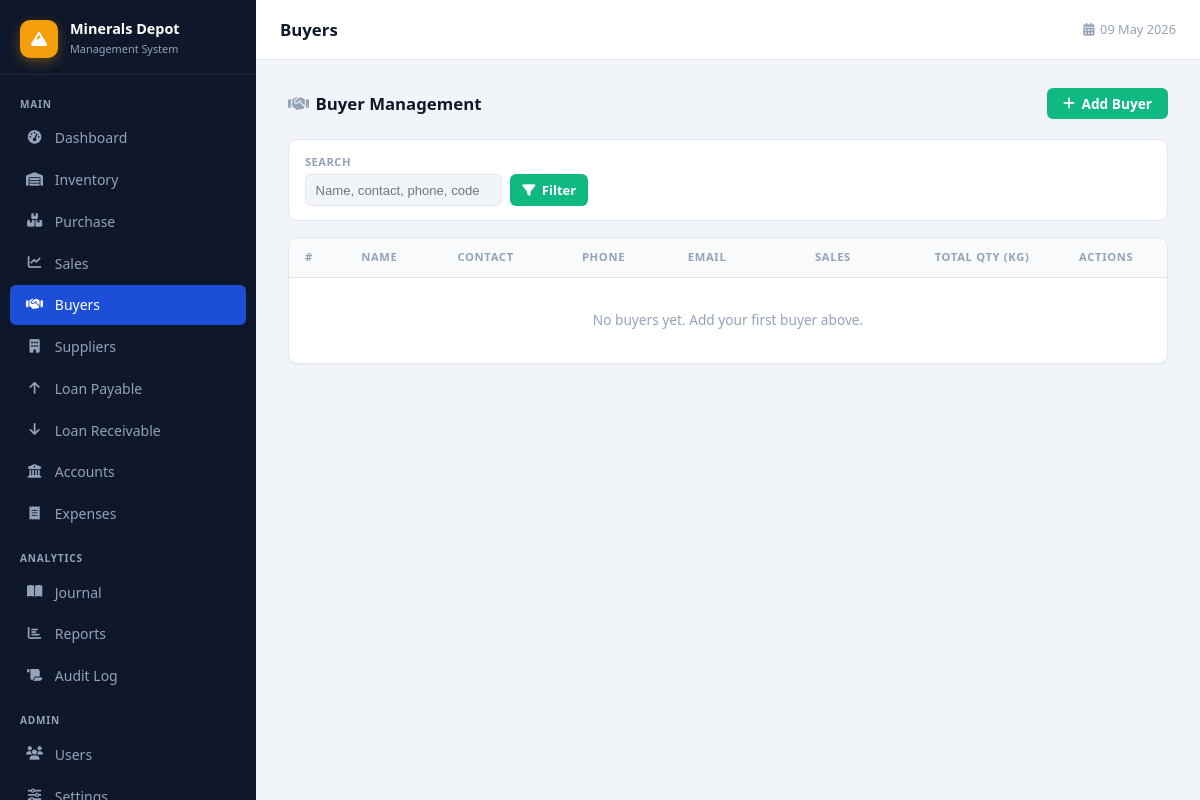
The app's page /buyers.php (signed in), older data.
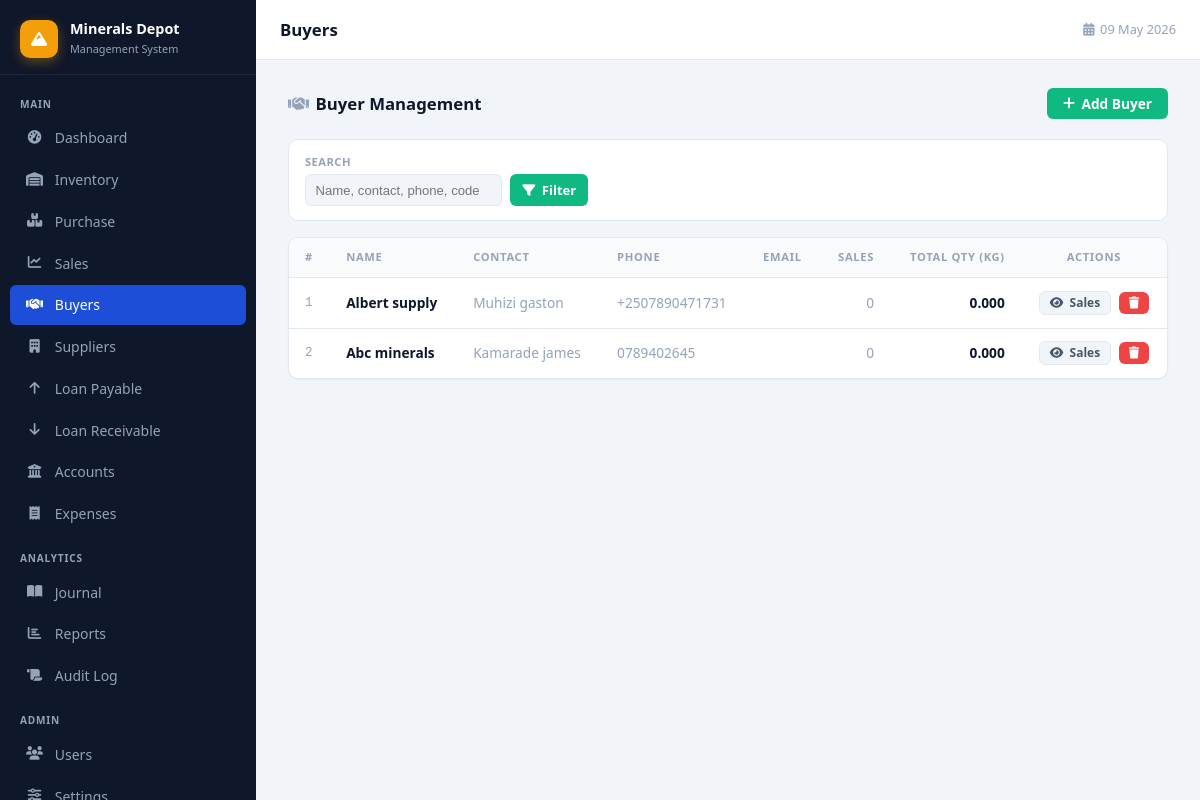
The same page, newer data.
### tables this page shows
CREATE TABLE `buyers` (
  `id` int(11) NOT NULL,
  `buyer_code` varchar(30) NOT NULL,
  `name` varchar(255) NOT NULL,
  `contact` varchar(100) DEFAULT NULL,
  `phone` varchar(50) DEFAULT NULL,
  `email` varchar(100) DEFAULT NULL,
  `address` text DEFAULT NULL,
  `created_at` timestamp NOT NULL DEFAULT current_timestamp()
);

### buyers.php (the view, shortened to what this page needs)
<?php
require_once 'config/database.php';
$page_title = 'Buyers';
$filters = ['search' => trim($_GET['search'] ?? '')];
$where = []; $params = [];
$where_sql = $where ? 'WHERE '.implode(' AND ',$where) : '';
$stmt = $pdo->prepare("
    SELECT b.*,
           COUNT(s.id)               AS sale_count,
           COALESCE(SUM(s.quantity),0) AS total_sold
    FROM buyers b
    LEFT JOIN sales s ON s.buyer_id = b.id
    $where_sql
    GROUP BY b.id
    ORDER BY b.created_at DESC
");
$stmt->execute($params);
$buyers = $stmt->fetchAll();
$has_filters = (bool)array_filter($filters);
include 'includes/header.php';
?>
<div class="page-header">
    <h2><i class="fas fa-handshake" style="margin-right:.4rem;color:var(--text-muted)"></i>Buyer Management</h2>
    <button class="btn btn-primary" style="background:#10b981;border-color:#10b981" onclick="togglePanel()">
        <i class="fas fa-plus"></i> Add Buyer
    </button>
</div>
<form method="GET" action="buyers.php" class="filter-bar">
    <div class="filter-group">
        <label>Search</label>
        <input type="search" name="search" placeholder="Name, contact, phone, code…"
               value="<?= htmlspecialchars($filters['search']) ?>">
    </div>
    <div class="filter-actions">
        <button type="submit" class="btn btn-primary" style="height:2rem;padding:0 .75rem;font-size:.82rem;background:#10b981;border-color:#10b981">
            <i class="fas fa-filter"></i> Filter
        </button>
    </div>
</form>
<div class="table-wrap">
    <table>
        <thead>
            <tr>
                <th>#</th>
                <th>Name</th>
                <th>Contact</th>
                <th>Phone</th>
                <th>Email</th>
                <th style="text-align:right">Sales</th>
                <th style="text-align:right">Total Qty (kg)</th>
                <th style="text-align:center">Actions</th>
            </tr>
        </thead>
        <tbody id="buy-tbody">
        <?php
        $i=0;
        foreach($buyers as $b): ?>
        <tr id="buy-row-<?= $b['id'] ?>">
            <td class="font-mono text-muted" style="font-size:.78rem"><?= ++$i ?></td>
            <td class="fw-600"><?= htmlspecialchars($b['name']) ?></td>
            <td class="text-muted"><?= htmlspecialchars($b['contact'] ?? '') ?></td>
            <td class="text-muted"><?= htmlspecialchars($b['phone'] ?? '') ?></td>
            <td class="text-muted" style="font-size:.82rem"><?= htmlspecialchars($b['email'] ?? '') ?></td>
            <td style="text-align:right" class="text-muted"><?= (int)$b['sale_count'] ?></td>
            <td style="text-align:right" class="fw-600"><?= number_format($b['total_sold'], 3) ?></td>
            <td style="text-align:center;white-space:nowrap">
                <a href="sales.php?buyer_id=<?= $b['id'] ?>"
                   class="btn btn-secondary" style="padding:.3rem .6rem;font-size:.75rem;margin-right:.3rem"
                   title="View sales">
                    <i class="fas fa-eye"></i> Sales
                </a>
                <button class="btn btn-danger" style="padding:.3rem .6rem;font-size:.75rem"
                        onclick="deleteBuyer(<?= $b['id'] ?>, this)">
                    <i class="fas fa-trash"></i>
                </button>
            </td>
        </tr>
        <?php endforeach; ?>
        <?php if(!$buyers): ?>
        <tr id="empty-row"><td colspan="8" style="text-align:center;padding:2rem;color:var(--text-muted)">
            <?= $has_filters ? 'No buyers match the current filters.' : 'No buyers yet. Add your first buyer above.' ?>
        </td></tr>
        <?php endif; ?>
        </tbody>
    </table>
</div>
<?php include 'includes/footer.php'; ?>

### includes/header.php (shortened to what this page needs)
<!DOCTYPE html>
<html lang="en">
<head>
<link rel="stylesheet" href="css/style.css">
<link rel="stylesheet" href="https://cdnjs.cloudflare.com/ajax/libs/font-awesome/6.5.0/css/all.min.css">
</head>
<body>
<?php $cur = basename($_SERVER['PHP_SELF'],'.php'); ?>
<nav class="sidebar" id="sidebar">
    <div class="sidebar-brand">
        <div class="brand-icon"><i class="fas fa-mountain"></i></div>
        <div class="brand-text">
            <span>Minerals Depot</span>
            <small>Management System</small>
        </div>
    </div>
    <div class="sidebar-nav">
        <div class="nav-section-label">Main</div>
        <a href="dashboard.php"    class="nav-item <?= $cur==='dashboard'    ?'active':'' ?>"><i class="fas fa-gauge-high"></i> Dashboard</a>
        <a href="inventory.php"    class="nav-item <?= $cur==='inventory'    ?'active':'' ?>"><i class="fas fa-warehouse"></i> Inventory</a>
        <a href="batches.php"      class="nav-item <?= $cur==='batches'||$cur==='new-purchase' ?'active':'' ?>"><i class="fas fa-boxes-stacked"></i> Purchase</a>
        <a href="sales.php"        class="nav-item <?= $cur==='sales'||$cur==='new-sales'   ?'active':'' ?>"><i class="fas fa-chart-line"></i> Sales</a>
        <a href="buyers.php"       class="nav-item <?= $cur==='buyers'       ?'active':'' ?>"><i class="fas fa-handshake"></i> Buyers</a>
                <a href="suppliers.php"    class="nav-item <?= $cur==='suppliers'    ?'active':'' ?>"><i class="fas fa-building"></i> Suppliers</a>
        <a href="loans-payable.php"    class="nav-item <?= $cur==='loans-payable'    ?'active':'' ?>"><i class="fas fa-arrow-up"></i> Loan Payable</a>
        <a href="loans-receivable.php" class="nav-item <?= $cur==='loans-receivable' ?'active':'' ?>"><i class="fas fa-arrow-down"></i> Loan Receivable</a>
        <a href="accounts.php"     class="nav-item <?= $cur==='accounts'     ?'active':'' ?>"><i class="fas fa-building-columns"></i> Accounts</a>
        <a href="expenses.php"     class="nav-item <?= $cur==='expenses'     ?'active':'' ?>"><i class="fas fa-receipt"></i> Expenses</a>
        <div class="nav-section-label" style="margin-top:.5rem">Analytics</div>
        <a href="journal.php"      class="nav-item <?= $cur==='journal'      ?'active':'' ?>"><i class="fas fa-book-open"></i> Journal</a>
        <a href="reports.php"      class="nav-item <?= $cur==='reports'      ?'active':'' ?>"><i class="fas fa-chart-bar"></i> Reports</a>
        <a href="audit_log.php"    class="nav-item <?= $cur==='audit_log'    ?'active':'' ?>"><i class="fas fa-scroll"></i> Audit Log</a>
        <?php if(isset($_SESSION['role']) && $_SESSION['role']==='admin'): ?>
        <div class="nav-section-label" style="margin-top:.5rem">Admin</div>
        <a href="users.php"    class="nav-item <?= $cur==='users'    ?'active':'' ?>"><i class="fas fa-users"></i> Users</a>
        <a href="settings.php" class="nav-item <?= $cur==='settings' ?'active':'' ?>"><i class="fas fa-sliders"></i> Settings</a>
        <?php endif; ?>
    </div>
</nav>
<div class="main-wrapper">
    <header class="topbar">
        <h1 class="topbar-title"><?= htmlspecialchars($page_title??'') ?></h1>
        <span class="topbar-meta"><i class="fas fa-calendar-days" style="margin-right:.35rem"></i><?= date('d M Y') ?></span>
    </header>
    <main class="page-content">

### includes/footer.php (shortened to what this page needs)
    </main>
</div>
</body>
</html>

Row changes from the older to the newer data that the page shows:
added buyers: name "Albert supply", contact "Muhizi gaston", phone "+2507890471731", sale_count "0", total_sold "0.000"
added buyers: name "Abc minerals", contact "Kamarade james", phone "0789402645", sale_count "0", total_sold "0.000"
Text that changed along with them:
text no longer shown: "No buyers yet. Add your first buyer above."
